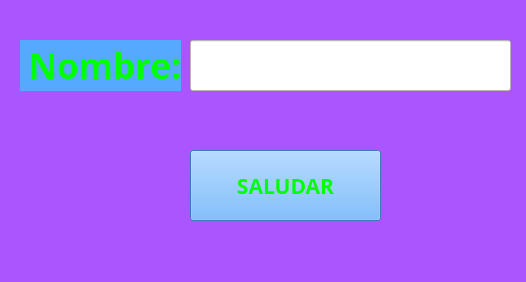
<?xml version="1.0" encoding="UTF-8"?>
<ui version="4.0">
 <class>MainWindow</class>
 <widget class="QMainWindow" name="MainWindow">
  <property name="geometry">
   <rect>
    <x>0</x>
    <y>0</y>
    <width>526</width>
    <height>282</height>
   </rect>
  </property>
  <property name="windowTitle">
   <string>MainWindow</string>
  </property>
  <property name="styleSheet">
   <string notr="true">background-color: rgb(170, 85, 255);</string>
  </property>
  <widget class="QWidget" name="centralwidget">
   <widget class="QPushButton" name="btn_saludar">
    <property name="enabled">
     <bool>true</bool>
    </property>
    <property name="geometry">
     <rect>
      <x>190</x>
      <y>150</y>
      <width>191</width>
      <height>71</height>
     </rect>
    </property>
    <property name="font">
     <font>
      <family>Arial Black</family>
      <pointsize>16</pointsize>
      <weight>75</weight>
      <bold>true</bold>
     </font>
    </property>
    <property name="styleSheet">
     <string notr="true">background-color: rgb(85, 170, 255);
border-color: rgb(0, 0, 0);
color: rgb(0, 255, 0);</string>
    </property>
    <property name="text">
     <string>SALUDAR</string>
    </property>
   </widget>
   <widget class="QLabel" name="label">
    <property name="geometry">
     <rect>
      <x>20</x>
      <y>40</y>
      <width>161</width>
      <height>51</height>
     </rect>
    </property>
    <property name="font">
     <font>
      <family>Arial Black</family>
      <pointsize>12</pointsize>
      <weight>75</weight>
      <bold>true</bold>
     </font>
    </property>
    <property name="styleSheet">
     <string notr="true">background-color: rgb(85, 170, 255);
border-color: rgb(0, 0, 0);
color: rgb(0, 255, 0);</string>
    </property>
    <property name="text">
     <string>&lt;html&gt;&lt;head/&gt;&lt;body&gt;&lt;p align=&quot;right&quot;&gt;&lt;span style=&quot; font-size:26pt;&quot;&gt;Nombre:&lt;/span&gt;&lt;/p&gt;&lt;/body&gt;&lt;/html&gt;</string>
    </property>
   </widget>
   <widget class="QLineEdit" name="txt_nombre">
    <property name="geometry">
     <rect>
      <x>190</x>
      <y>40</y>
      <width>321</width>
      <height>51</height>
     </rect>
    </property>
    <property name="font">
     <font>
      <family>Arial Black</family>
      <pointsize>12</pointsize>
      <weight>75</weight>
      <bold>true</bold>
     </font>
    </property>
    <property name="styleSheet">
     <string notr="true">background-color: rgb(255, 255, 255);</string>
    </property>
    <property name="text">
     <string/>
    </property>
   </widget>
  </widget>
  <widget class="QMenuBar" name="menubar">
   <property name="geometry">
    <rect>
     <x>0</x>
     <y>0</y>
     <width>526</width>
     <height>21</height>
    </rect>
   </property>
  </widget>
  <widget class="QStatusBar" name="statusbar"/>
 </widget>
 <resources/>
 <connections/>
</ui>
